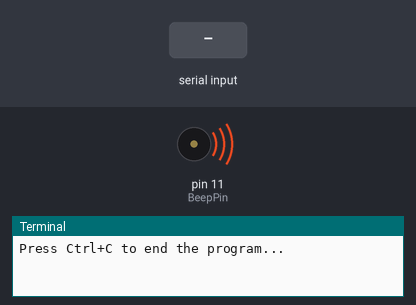
Recording of a program running on a simulated Raspberry Pi (header pin numbers). Shown: buzzer (waves = sounding, pin HIGH), the last lines printed to the terminal. The test bench sets the inputs (shaded band).

Above: at 1.2 s.
1.3 s: "1" typed at the terminal
At 2.3 s:
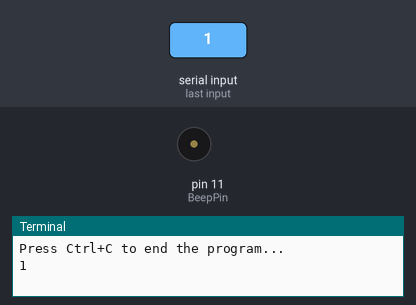
2.8 s: "0" typed at the terminal
At 3.5 s:
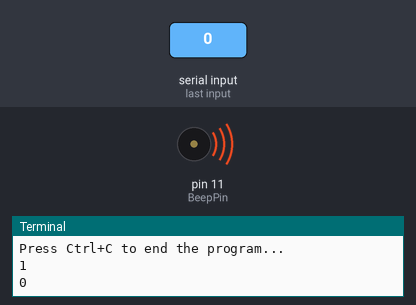
4.3 s: "2" typed at the terminal
At 4.6 s:
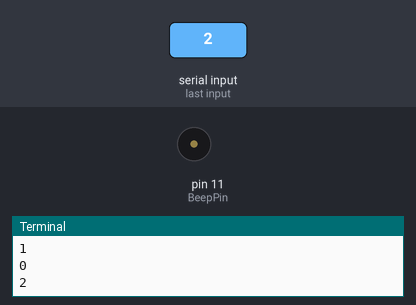
Timing chart, 0 to 7.3 s (numbered marks = the images above; inputs shaded):
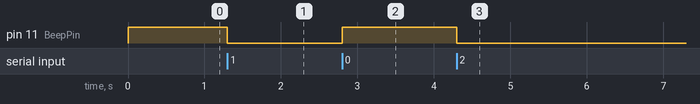

The program:

lession2.py
```python
#!/usr/bin/env python
import RPi.GPIO as GPIO
import time


BeepPin = 11  # pin11


def setup():
    GPIO.setmode(GPIO.BOARD)  # Numbers pins by physical location
    GPIO.setup(BeepPin, GPIO.OUT)  # Set pin mode as output
    GPIO.output(BeepPin, GPIO.HIGH)  # Set pin to high(+3.3V) to off the beep


def loop():
    while True:
        tx = raw_input()
        GPIO.output(BeepPin, GPIO.LOW)
        tx = raw_input()
        GPIO.output(BeepPin, GPIO.HIGH)

def destroy():
    GPIO.output(BeepPin, GPIO.HIGH)  # beep off
    GPIO.cleanup()  # Release resource


if __name__ == '__main__':  # Program start from here
    print 'Press Ctrl+C to end the program...'
    setup()
    try:
        loop()
    except KeyboardInterrupt:  # When 'Ctrl+C' is pressed, the child program destroy() will be  executed.
        destroy()
```

Measured:
- after the input at 1.3 s, pin 11 (BeepPin): HIGH → LOW at once
- after the input at 2.8 s, pin 11 (BeepPin): LOW → HIGH at once
- after the input at 4.3 s, pin 11 (BeepPin): HIGH → LOW at once
